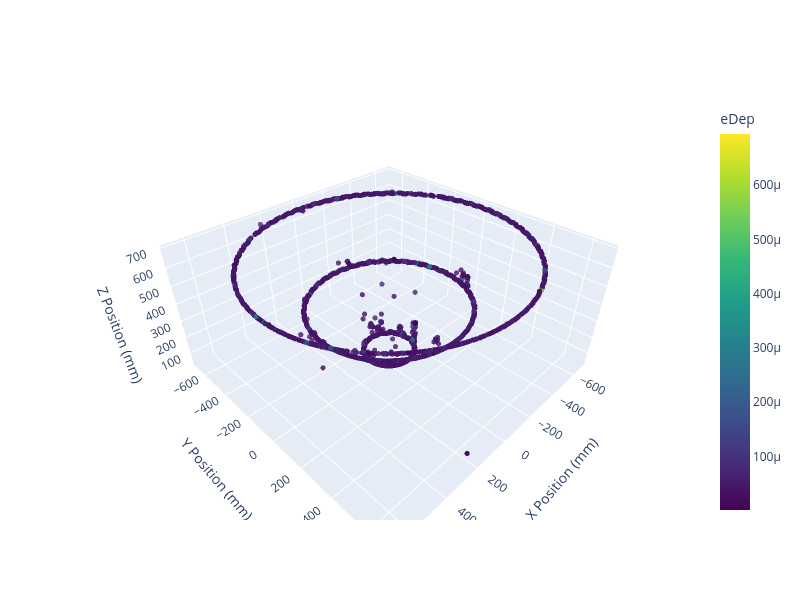

The notebook cell saved with this chart:
### Code cell
# interactive visualization of the hits

x_positions = np.concatenate(df_inTrack["positionX"])
y_positions = np.concatenate(df_inTrack["positionY"])
z_positions = np.concatenate(df_inTrack["positionZ"])
eDep_values = np.concatenate(df_inTrack["eDep"])

# Create a 3D interactive scatter plot
fig = go.Figure(data=[go.Scatter3d(
    x=x_positions,
    y=y_positions,
    z=z_positions,
    mode='markers',
    marker=dict(
        size=3,
        color=eDep_values,  # color by energy deposition
        colorscale='Viridis',
        colorbar=dict(title='eDep'),
        opacity=0.8
    )
)])

fig.update_layout(
    title=" ",
    scene=dict(
        xaxis_title='X Position (mm)',
        yaxis_title='Y Position (mm)',
        zaxis_title='Z Position (mm)',
    ),
    width=800,
    height=600
)

fig.show()

### Figure 1 — Plotly figure (JSON) as saved in the notebook; plotly's stock layout.template omitted (floating-point values rounded to 4 significant figures; data arrays with more than 128 entries replaced by an {"elided": "..."} marker saying what was removed)
{"data": [{"marker": {"color": {"elided": "3522 float values"}, "colorbar": {"title": {"text": "eDep"}}, "colorscale": [[0, "#440154"], [0.1111, "#482878"], [0.2222, "#3e4989"], [0.3333, "#31688e"], [0.4444, "#26828e"], [0.5556, "#1f9e89"], [0.6667, "#35b779"], [0.7778, "#6ece58"], [0.8889, "#b5de2b"], [1, "#fde725"]], "opacity": 0.8, "size": 3}, "mode": "markers", "type": "scatter3d", "x": {"elided": "3522 float values"}, "y": {"elided": "3522 float values"}, "z": {"elided": "3522 float values"}}], "layout": {"height": 600, "scene": {"xaxis": {"title": {"text": "X Position (mm)"}}, "yaxis": {"title": {"text": "Y Position (mm)"}}, "zaxis": {"title": {"text": "Z Position (mm)"}}}, "title": {"text": " "}, "width": 800}}
